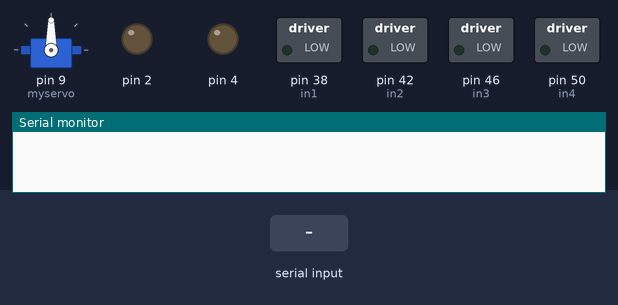
Simulated run of this sketch. Board: Arduino Mega 2560, built with avr-gcc and run on an emulated ATmega2560. Parts: servo, switched loads named in the sketch (green lamp = pin HIGH), output pins drawn as LEDs (lit = HIGH), the last lines printed to the serial monitor. Inputs (shaded band) come from the test bench.

Above: at 1.2 s.
1.3 s: "c" received over the second serial link
4.3 s: "u" received over the second serial link
At 5.4 s:
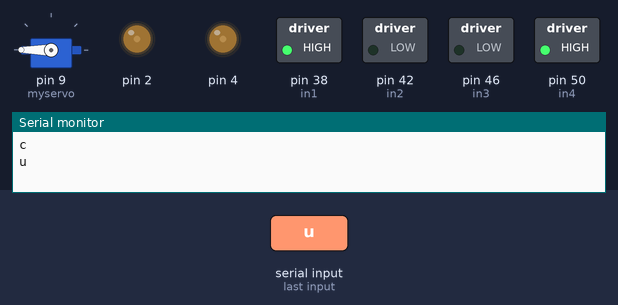
5.8 s: "d" received over the second serial link
At 6.5 s:
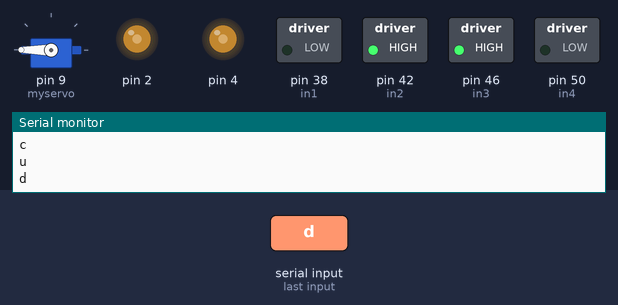
7.3 s: "p" received over the second serial link
At 7.7 s:
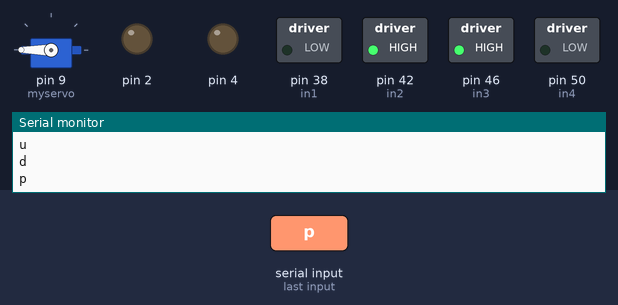
8.8 s: "l" received over the second serial link
At 10.0 s:
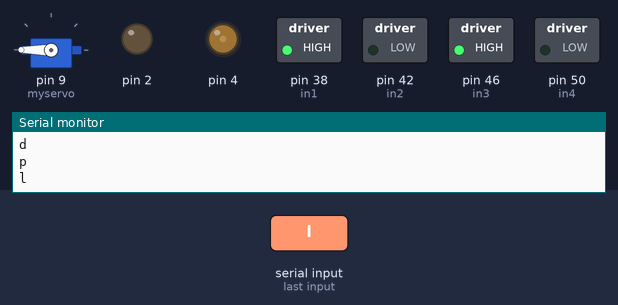
10.3 s: "r" received over the second serial link
At 11.1 s:
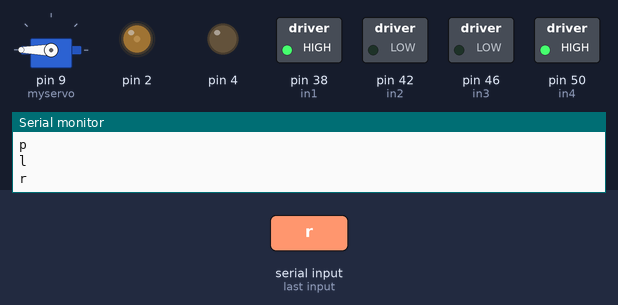
Timing chart, 0 to 12.8 s (numbered marks = the images above; inputs shaded):
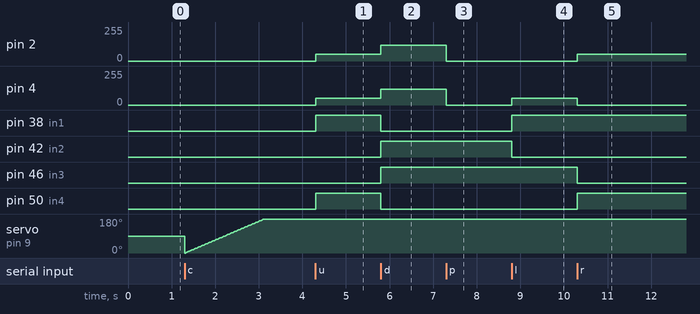

The sketch:

Leonardo_Robot.ino
```cpp
#include <Servo.h>
char val;
//Motor 1(pwm = 13)
int in4 = 50;
int in3 = 46;

//Motor 2(pwm = 10)
int in2 = 42;
int in1 = 38;

//Servo
Servo myservo;
int pos = 0;


void setup() {
  Serial1.begin(9600);
  Serial.begin(9600);
  //Servo
  myservo.attach(9);
  //Motor 1
  pinMode(in1, OUTPUT);
  pinMode(in2, OUTPUT);
  //Motor 2
  pinMode(in3, OUTPUT);
  pinMode(in4, OUTPUT);
}

void loop() {
  while(Serial1.available() > 0) {
     val = Serial1.read();
     Serial.println(val);
     switch(val){
        case 'u':
          adelante();
          break;

        case 'd':
          atras();
          break;

        case 'p':
          parar();
          break;

        case 'l':
          left();
          break;

        case 'r':
          right();
          break;

        case 'c':
          coger();
          break;

        case 's':
          soltar();
          break;

        default:
          break;

     }
  }


}

void atras() {
  analogWrite(2, 120);
  digitalWrite(in2, HIGH);
  digitalWrite(in1, LOW);
  analogWrite(4, 120);
  digitalWrite(in3, HIGH);
  digitalWrite(in4, LOW);
}

void adelante() {
  analogWrite(2, 50);
  digitalWrite(in2, LOW);
  digitalWrite(in1, HIGH);
  analogWrite(4, 50);
  digitalWrite(in3, LOW);
  digitalWrite(in4, HIGH);
}

void parar(){
  analogWrite(4,0);
  analogWrite(2,0);
}

void left(){
  analogWrite(2, 0);
  digitalWrite(in2, LOW);
  digitalWrite(in1, HIGH);
  analogWrite(4, 50);
}

void right(){
  analogWrite(2, 50);
  digitalWrite(in3, LOW);
  digitalWrite(in4, HIGH);
  analogWrite(4, 0);
}

void coger() {
for(pos = 0; pos <= 180; pos += 1){
    myservo.write(pos);
    delay(10);
  }
}
void soltar(){
   for(pos = 180; pos>=0; pos-=1){
    myservo.write(pos);
    delay(10);
  }
}
```

Measured:
- after the input at 4.3 s, pin 2, pin 4: 0/255 → 50/255 at once; pin 38 (in1), pin 50 (in4): LOW → HIGH at once
- after the input at 5.8 s, pin 2, pin 4: 50/255 → 120/255 at once; pin 38 (in1), pin 50 (in4): HIGH → LOW at once; pin 42 (in2), pin 46 (in3): LOW → HIGH at once
- after the input at 7.3 s, pin 2, pin 4: 120/255 → 0/255 at once
- after the input at 8.8 s, pin 4: 0/255 → 50/255 at once; pin 38 (in1): LOW → HIGH at once; pin 42 (in2): HIGH → LOW at once
- after the input at 10.3 s, pin 2: 0/255 → 50/255 at once; pin 4: 50/255 → 0/255 at once; pin 46 (in3): HIGH → LOW at once; pin 50 (in4): LOW → HIGH at once
